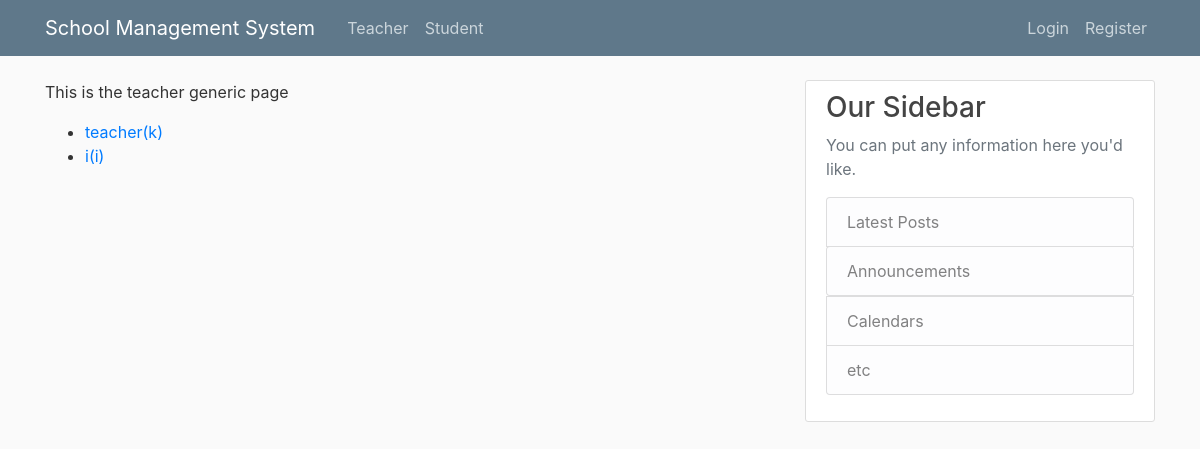
/school/teacher, run on the app's committed database.
### school/models.py (models this page shows, shortened)
class Teacher(models.Model):
    teacher_user = models.OneToOneField(
        SchoolUser,
        on_delete=models.CASCADE,
        null=False,
        help_text="Teacher user",
    )

class SchoolUser(models.Model):
    class TypeTeacherStudent(models.TextChoices):
        STUDENT = 'S', ("Student")
        TEACHER = 'T', ("Teacher")
        ADMIN = 'A', ("Admin")
        UNDETERMINED = 'U', ("Undetermined")
    site_user = models.OneToOneField(
        User,
        on_delete=models.CASCADE,
        null=False,
        help_text="User of school website",
    )
    type_user = models.CharField(
        max_length=1,
        choices=TypeTeacherStudent.choices,
        default=TypeTeacherStudent.STUDENT,
        help_text="Type of user(Teacher, Student, Admin, Undetermined)",
    )

### users/models.py (models this page shows, shortened)
class User(AbstractUser):
    def __str__(self):
        return f"{self.username}"

### school/views.py (the view)
# urls.py: path('teacher', views.TeacherGeneralView.as_view(), name='teacher_general'),
class TeacherGeneralView(generic.ListView):
    model = Teacher
    template_name = 'school/teacher_generic.html'
    context_object_name = 'teacher_list'
    def get_queryset(self):
        return Teacher.objects.all()
    def get_context_data(self, **kwargs):
        context = super(TeacherGeneralView, self).get_context_data(**kwargs)
        get_context_schooluser(self.request.user, context)
        return context

### school/templates/school/teacher_generic.html
{% extends "base_generic.html" %}
{% block content %}
    <p>This is the teacher generic page</p>
    <ul>
        {% for teacher in teacher_list %}
            <li><a href="{% url 'school:teacher_detail' teacher.id %}">{{ teacher.teacher_user.site_user.username }}({{ teacher.teacher_user.site_user.first_name }})</a></li>
        {% endfor %}
    </ul>
{% endblock %}

### school/static/css/main.css (style rules this page uses)
body { background: #fafafa; color: #333333; margin-top: 5rem; }
ul { margin: 0; }

### data on the page
Teacher: teacher_user.site_user.username "teacher", teacher_user.site_user.first_name "k"
Teacher: teacher_user.site_user.username "i", teacher_user.site_user.first_name "i"
